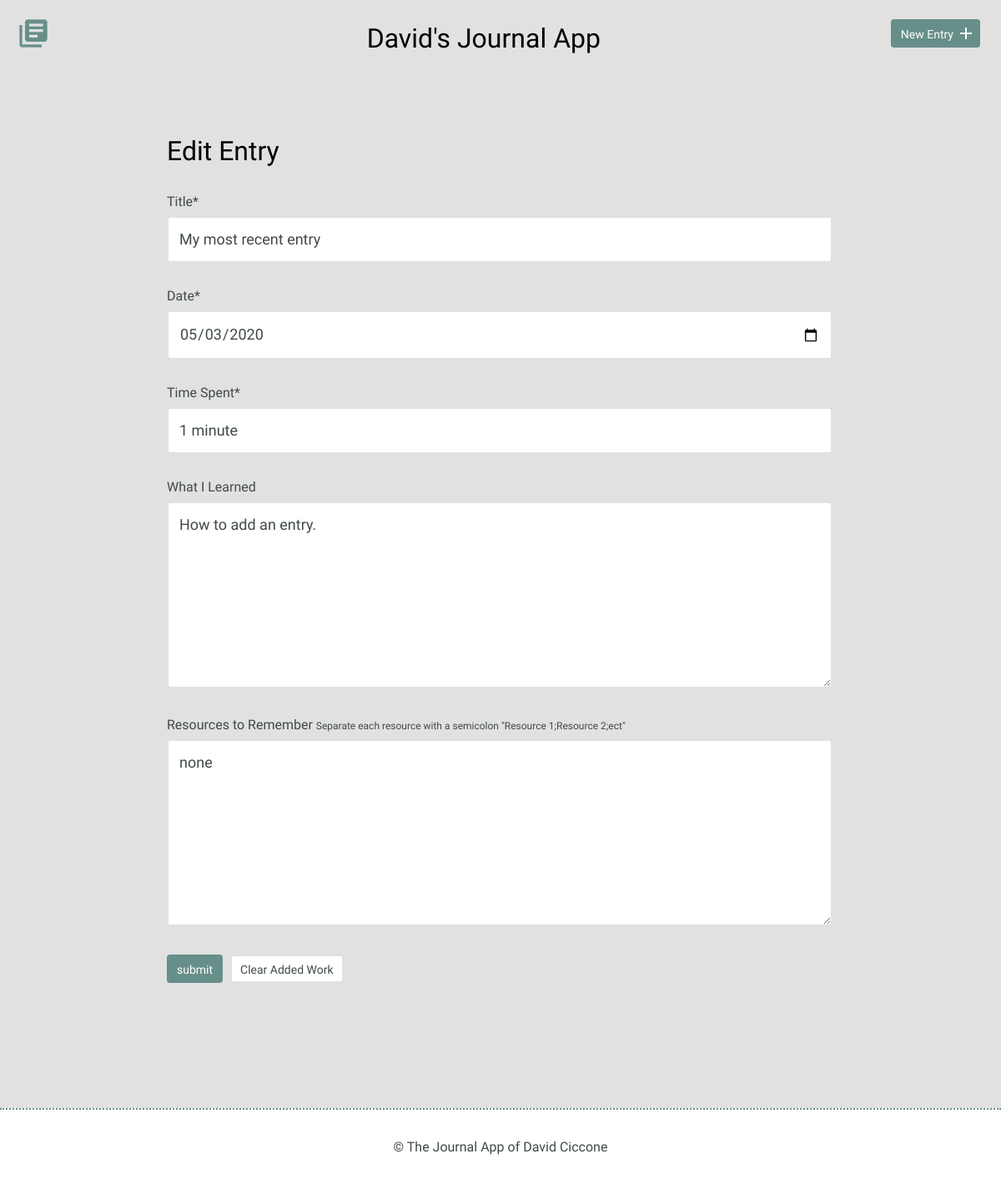
The page /edit.php?id=7 on the database its author committed.
### tables this page shows
CREATE TABLE "entries" (
	`id`	INTEGER,
	`title`	TEXT,
	`date`	TEXT,
	`time_spent`	INTEGER,
	`learned`	BLOB,
	`resources`	BLOB,
	PRIMARY KEY(`id`)
);

### includes/functions.php (called while the page is built, shortened)
<?php
function getEditInfo($id){
    include 'includes/connection.php';
    try{
        $editData = $db->prepare('SELECT title, date, time_spent, learned, resources FROM entries WHERE id = ?');
        $editData->bindValue(1, $id, PDO::PARAM_INT);
        $editData->execute();
    } catch(Exception $e){
        echo "Error!: " . $e->getMessage() . "</br>";
        return false;
    }
    return $editData->fetch();
};

### edit.php (the view, shortened to what this page needs)
<!DOCTYPE html>
<html>
    <head>
        <link rel="stylesheet" href="css/normalize.css">
        <link rel="stylesheet" href="css/site.css">
    </head>
    <body>
    <?php include('includes/header.php');
             require 'includes/functions.php';
             $editVars = getEditInfo($_GET['id']);
             $title = $editVars[title];
             $date = $editVars[date];
             $timeSpent = $editVars[time_spent];
             $learned = $editVars[learned];
             $resources = $editVars[resources];
    ?>
        <section>
            <div class="container">
                <div class="edit-entry">
                    <h2>Edit Entry</h2>
                    <form method="post">
                        <label for="title"> Title*</label>
                        <input id="title" type="text" name="title" value="<?php echo $title; ?>" required><br>
                        <label for="date">Date*</label>
                        <input id="date" type="date" name="date" value="<?php echo $date; ?>" required><br>
                        <label for="time-spent"> Time Spent*</label>
                        <input id="time-spent" type="text" name="timeSpent" value="<?php echo $timeSpent; ?>" required><br>
                        <label for="what-i-learned">What I Learned</label>
                        <textarea id="what-i-learned" rows="5" type="text" name="whatILearned" value="<?php echo $learned; ?>"><?php echo $learned; ?></textarea>
                        <label for="resources-to-remember">Resources to Remember <span style="font-size:12px;">Separate each resource with a semicolon "Resource 1;Resource 2;ect"</span></label>
                        <textarea id="resources-to-remember" type="text" rows="5" name="ResourcesToRemember" value="<?php echo $resources; ?>"><?php echo $resources; ?></textarea>
                        <input type="submit" value="submit" class="button">
                        <input type="reset" value="Clear Added Work" class="button button-secondary">
                    </form>
                </div>
            </div>
        </section>
        <?php include('includes/footer.php'); ?>
    </body>
</html>

### css/site.css (style rules this page uses)
body { font-size: 16px; color: #404a49; font-family: 'Cousine', serif; font-weight: 400; }
.container { margin: 0 auto; padding: 0 25px; background-color: #e1e1e1; }
.button { padding: 8px 10px 6px 10px; background: #678f89; border: 2px solid #678f89; border-radius: 4px; text-decoration: none; color: #FFF; position: relative; text-align: center; font-size: 14px; }
.button.button-secondary { background: #FFF; border: 2px solid #e1e1e1; color: #404a49; }
h1, h2, h3 { margin: 0; font-weight: 400; line-height: 1em; color: #000; }
h2 { font-size: 32px; }
.entry-list, .edit-entry, .new-entry { max-width: 800px; margin: 0 auto; padding: 70px 0 150px 0; }
.edit-entry h2, .new-entry h2 { margin-bottom: 35px; }
form label { display: block; margin-bottom: 8px; }
form input[type=text], form input[type=password], form input[type=date], form textarea { border: 2px solid #e1e1e1; font-size: 18px; line-height: 1.8em; padding:10px 13px; margin-bottom: 30px; border-radius: 4px; width: calc(100% - 32px); }
.edit-entry form textarea, .new-entry form textarea { min-height: 200px; }
input[type=submit] { margin-right: 5px; }

### rows shown on the page
entries: title "My most recent entry", date "05/03/2020", timeSpent "1 minute", whatILearned "How to add an entry.", ResourcesToRemember "none"
